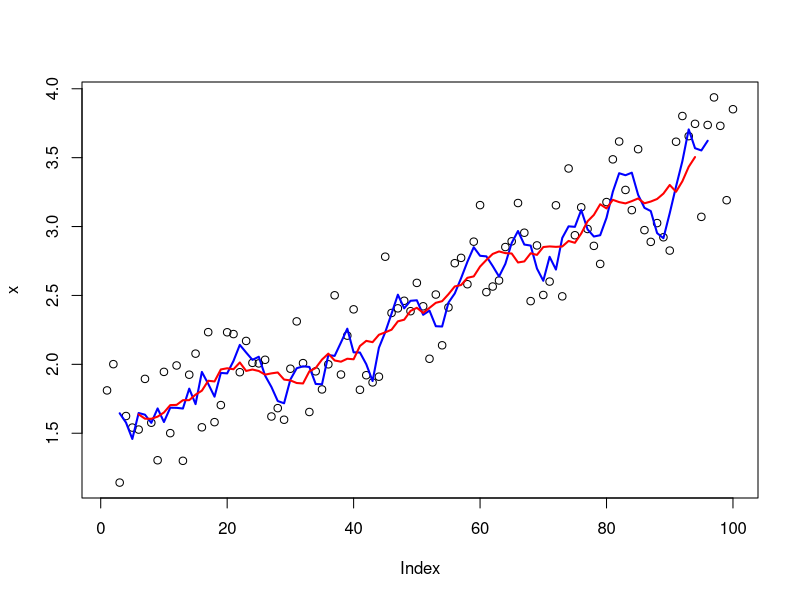
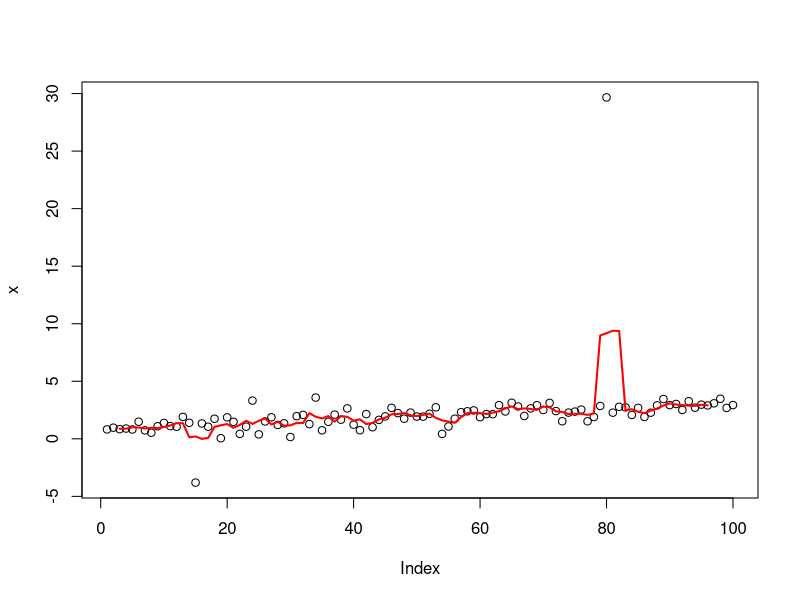
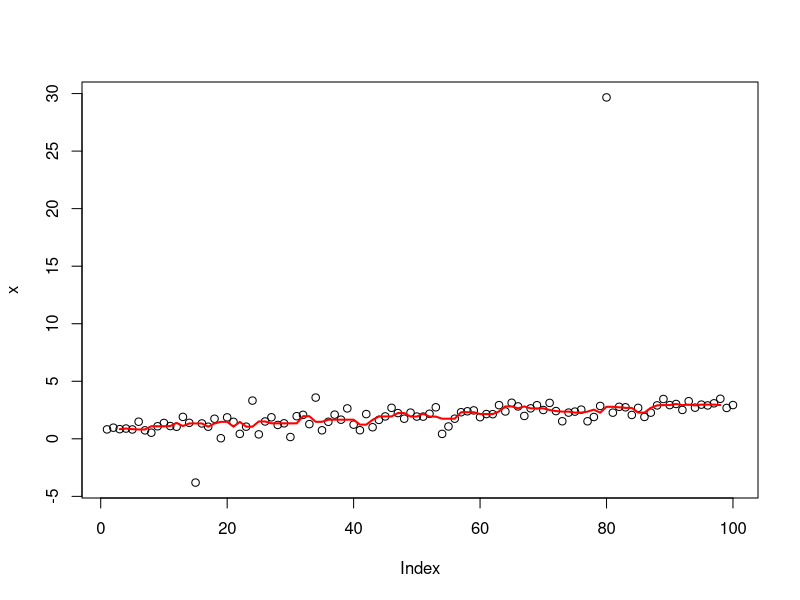

Write the R code that produced these figures, in order. (Note: this script raises an error after producing the figures.)
# Functionals -------------------------------------------------------------
# Functionals take a function as an input and return a vector as an output. For 
# e.g.
randomise <- function(f) {
 f(runif(1e3))
}
randomise(mean)
randomise(mean)
randomise(sum)

# Three frequently used functionals are lapply, apply, and tapply. Functionals are
# a common alternative to for loops. Although for loops can be slow, it is mainly
# the fact that they can be inclear ito what they are iterating over, i.e. they 
# are not very expressive. Functionals are also useful for encapsulating common
# data manipulation tasks like split-apply-combine, for thinking 'functionally'
# and for working with mathematical functions.

# Functionals also reduce code bugs. Note that it is always important to first
# build the tools and functions for the problem. Once you have solved the problem,
# then one can focus on speed.

## My first functional: lapply() -------------------------------------------
# The simplest functional is lapply(). lapply() takes a function, applies it to
# each element in a list, and returns the results in the form of a list. Although
# lapply() is written in C for performance, we can create a simple R 
# implementation that does the same thing:
lapply2 <- function(x, f, ...) {
 out <- vector("list", length(x))
 for (i in seq_along(x)) {
  out[[i]] <- f(x[[i]], ...)
 }

  out

}
# From the above code, one can see that lapply() is a wrapper function for a 
# common loop pattern: create a container output, apply f() to each component of
# a list, and fill the container with the results. All other for loop functionals
# are variations of this theme: they simply use different types of input or 
# output.

### Looping patterns --------------------------------------------------------
# It's useful to remember that there are three basic ways to loop over a vector:
 # 1. loop over the elements: for (x in s)
 # 2. loop over the numeric indices: for (i in seq_along(xs))
 # 3. loop over the names: for (nm in names(xs))

# The first form is usually not a good choice for a for loop because it leads to
# inefficient ways of saving output. It's slow because each time you extend the
# vector, R has to copy in all of the existing elements. This is the easiest with
# the second form:
xs <- runif(1e3)
res <- numeric(length(xs))
for (i in seq_along(xs)) {
 res[i] <- sqrt(xs[i])
}

# Just as there three basic ways to use a for loop, there are three basic ways
# to use lapply():
lapply(xs, function(x) {})
lapply(seq_along(xs), function(i) {})
lapply(names(xs), function(nm) {})

### Exercises ---------------------------------------------------------------
# Use both for loops and lapply() to fit linear models to the mtcars using the
# formulas stored in this list:
formulas <- list(
 mpg ~ disp,
 mpg ~ I(1 / disp),
 mpg ~ disp + wt,
 mpg ~ I(1 / disp) + wt
)

# Create input list:
data_out <- as.list(numeric(length(formulas)))
# Loop over list:
for (i in seq_along(formulas)) {
 data_out[[i]] <- lm(formulas[[i]], data = mtcars)

 print(data_out) 
}
# lapply:
lapply(formulas, lm, data = mtcars)

## For loop functionals: friends of lapply() -------------------------------
# The key to using functionals in place of for loops is recognising that common
# looping patterns are already implemented in existing base functionals. Once
# you've mastered base functionals, the next step is to write your own: if you're
# duplicating the same looping patterns in many places, you should extract it
# out into its own.

### Vector output: sapply() and vapply() ------------------------------------
# sapply and vapply simplify their output to be an atomic vector. vapply() is 
# better suited for use within other functions, than sapply(). For example, 
# when given an empty list, sapply() returns another empty list instead of the
# more correct zero-length vector.
sapply(mtcars, is.numeric)
vapply(mtcars, is.numeric, logical(1))
sapply(list(), is.numeric)
vapply(list(), is.numeric, logical(1))
# ... so, if the function returns results of different types or lengths, sapply()
# will silently return a list, while vapply() will throw an error. Hence, sapply
# is dangerous when writing functions.

### Multiple inputs: map (and mapply) ---------------------------------------
# Briefly, Map is useful when you want to use a function with two inputs. For
# example, weighted mean(). Map() is equivalent to mapply() but with simplify = 
# FALSE; mapply can add more complication for little gain.

### Rolling computations ----------------------------------------------------
# You can create your own functionals too. For example, if you were interested 
# in smoothing your data using a rolling (or running) mean function:
roll_mean <- function(x, n) {
 out <- rep(NA, length(x))
 
 offset <- trunc(n/ 2)
 
 for (i in (offset + 1):(length(x) - n + offset - 1)) {
  out[i] <- mean(x[(i - offset):(i + offset - 1)])
 }
 
 out
}
# Create simulated data:
x <- seq(1, 3, length = 1e2) + runif(1e2)
plot(x)
lines(roll_mean(x, 5), col = "blue", lwd = 2)
lines(roll_mean(x, 10), col = "red", lwd = 2)

# In this case, if the noise was more variable (i.e. it has a longer tail), you
# might worry that the rolling mean was too sensitive to outliers. Instead, you
# might want to compute a rolling median:
x <- seq(1, 3, length = 1e2) + rt(1e2, df = 2) / 3
plot(x)
lines(roll_mean(x, 5), col = "red", lwd = 2)

# To change roll_mean to roll_median, all you need to do is replace mean with 
# median inside loop. Instead of copy/paste, we could extract the idea of 
# computing a rolling summary into its own function:
roll_apply <- function(x, n, f, ...) {
 # Create out vector
 out <- rep(NA, length(x))
 # Offset
 offset <- trunc(n / 2)
 # Loop over data:
 for (i in (offset + 1):(length(x) - n + offset + 1)) {
  out[i] <- f(x[(i - offset):(i + offset)], ...)
 }
 # Print:
 out
}
plot(x)
lines(roll_apply(x, 5, median), col = "red", lwd = 2)

### Parallelisation ---------------------------------------------------------
# Since we can compute each element in any order, it is easy to dispatch the 
# tasks to different cores, and compute them in parallel. This is what
# parallel::mcapply and parallel:map do.
library(parallel)
unlist(mclapply(1:10, sqrt, mc.cores = 4))

# Important note: in this case, mclapply is actually *slower* than lapply. This
# is because the cost of individual computations is low, and additional work is
# needed to send the computation to different cores and collect results.

# If we use a different example, however, by taking bootstrap replicates of a
# linear model, the advantages are clear:
boot_df <- function(x) {
 x[sample(nrow(x), replace = TRUE), ]

 }

r_sqrd <- function(mod) {
 summary(mod)$r.square
 
}

boot_lm <- function(i) {
 r_sqrd(lm(mpg ~ wt + disp, data = boot_df(mtcars)))

 }

# Without parallelisation:
system.time(lapply(1:500, boot_lm))
# With parallelosation:
system.time(mclapply(1:500, boot_lm, mc.cores = 2))

# Note: increasing the number of cores will not always lead to linear gains,
# switching from lapply or Map to its parallel forms can dramatically improve
# computational performance!

## Exercises 11.2.5 ----------------------------------------------------------
# 1.
## a)
df_1 <- data.frame(
 x = sample(x = 1:10, size = 100, replace = TRUE),
 y = rt(n = 100, df = 2),
 z = rbeta(n = 100, shape1 = 0.5, shape2 = 0.5)
 )
vapply(df_1, sd, FUN.VALUE = numeric(1))

## b)
if (vapply(mtcars, is.numeric, FUN.VALUE = logical(1))) {
 vapply(mtcars, sd, FUN.VALUE = numeric(1))
 }
# Exercises are interesting but relatively easy - moving on...

## Manipulating matrices and data frames -----------------------------------
# This section will cover three categories of data structure functionals:

# apply(), sweep(), outer(), and how they work with matrices
# tapply() summarises a vector by groups defined by another vector
# the plyr::package, which generalises tapply() to make it easy to work with 
# data frames, lists, or arrays as inputs, and data frames, lists, or arrays as
# outputs.

### Matrix and array operations ---------------------------------------------
# First off, apply() is a variant of sapply() that works with matrices and 
# arrays. It can be thought of as an operation that summarises a matrix or array
# by collapsing each row or column to a single number. It has four arguments:

# x, the matrix or array to summarise
# MARGIN, an integer vector giving the dimensions to summarise over: 1 = rows, 2
#  = columns, etc.
# FUN, a summary function
# ..., other arguments passed to FUN

# A typical example of apply() looks like this:
a <- matrix(1:20, nrow = 5)
apply(X = a, MARGIN = 1, FUN = mean)
apply(X = a, MARGIN = 2, FUN = mean)

# There are a few caveats to apply(). It doesn't simplify argument, so you can 
# never be completely sure what type of output you'll get. This means that 
# apply() is *not* safe to use inside a function unless you carefully check the
# inputs. apply() is also not idempotent in the sense that if the summary 
# function is the identity operator, the output is not always the same as the 
# input:
a_1 <- apply(a, 1, identity)
identical(a, a_1)
# But if you transpose rows to columns:
identical(a, t(a_1))
# But again...
a_2 <- apply(a, 2, identity)
identical(a, a_2)

# Tip: you can put n-dimensional arrays back in the right order using aperm(), 
# or use plyr::aaply(), which is idempotent.

# Another functional is sweep(), which allows you to "sweep" out the values of
# a summary statistic. It is often used with apply() to standardise arrays. The
# following example scales the rows of a matrix so that values lie between 0
# and 1:
x <- matrix(rnorm(
 n = 20, mean = 0, sd = 1), nrow = 4)
x_1 <- sweep(x = x, MARGIN = 1, apply(X = x, MARGIN = 1, min), FUN = `-`)
x_2 <- sweep(x = x_1, MARGIN = 1, apply(X = x_1, MARGIN = 1, max), FUN = `/`)

# The final matrix functional is outer(). It is a little different in that it 
# takes multiple vector inputs and creates and creates a matrix or array output
# where the input function is run over every combination of the inputs, for 
# example...
# Create a times table:
outer(X = 1:3, Y = 1:10, "*")

## Group apply -------------------------------------------------------------
# You can think about tapply() as a generalisation to apply() that allows for
# "ragged" arrays, arrays where each row can have a different number of columns.
# This is often needed when you're trying to summarise a data set. E.g., imagine
# you collected pulse rate data from a trial, and you want to comapre the two
# groups:
pulse <- round(
 rnorm(n = 22, mean = 70, sd = 10/3)) + rep(c(0, 5), c(10, 12))
group <- rep(c("A", "B"), c(10, 12))
# Use tapply():
tapply(pulse, group, length)
tapply(pulse, group, mean)

# tapply() by creating a "ragged" data structure from a set of inputs, and then
# applying the function to the x_i of j.

# Note: you can use split(group, pulse) to create a list too!

## Manipulating lists ------------------------------------------------------
# Another way of thinking about functionals is as a set of general tools for 
# altering, subsetting, and collapsing lists. Every functional programming 
# language has three tools for this: Map(), Reduce(), and Filter(). We've seen
# Map(). Reduce() extends two-argument functions, and Filter(), a member of an
# important class of functionals that work with predicates (functions that retun
# binary logic).

### Reduce() ----------------------------------------------------------------
# Reduce() reduces a single vector x to a single value i by recursively calling
# a function f, two arguments at a time. It combines the first two elements with
# f, then combines the result of that call with the third element, and so on.
# Calling Reduce(f, 1:3) is equivalent to f(f(1, 2), 3). Reduce is also known as
# fold because it folds together adjacent elements in the list.

# The following two examples show what Reduce() does with an infix and prefix
# function:
Reduce(f =`+`, x = 1:3) # -> ((1+2) + 3)
Reduce(f = sum, x = 1:3) # -> sum(sum(1, 2), 3)

### Predicate functionals ---------------------------------------------------
# A predicate functional returns a single binary logic, for example is.character, 
# all, or is.NULL. There are three useful predicate functionals in base R:
# Filter(), Find(), and Position()

# Note: is.na returns a logical vector the same length as the input, rather than
# a single binary logic statement. Hence, it is not a 'true' predicate 
# functional.

# Exercise: use Filter() and vapply() to create a function that applies a 
# summary statistic to every numeric column in a data frame
df <- data.frame(x = rnorm(n = 10, mean = 0, sd = 10/3), 
                 y = letters[1:10])
# Done:
vapply(Filter(is.numeric, df),  mean, FUN.VALUE = 1)

### Mathematical functionals ------------------------------------------------
# Functionals are very common in mathematics. The limit, maximum, the roots, and
# the definite integral are all functionals: given a function, return a single 
# number (or vector of numbers). At first, these functionals don't seem to fit 
# in with the theme of elimnating loops, but if you dig deeper you'll find out
# that they are implemented using an algorithm that involves interation. 
# Examples are:
# intergrate() finds the AUC defined by some function f()
# uniroot() finds the root of some function f()
# optimise() finds the location of highest (or lowest) value of some function
# of f()

# Below explores how these functions operate using a simple function, sin():
integrate(f = sin, lower = 0, upper = pi)
str(uniroot(f = sin, interval = pi * c(1 / 2, 3 / 2)))
str(optimise(f = sin, interval = c(0, 2 * pi)))
str(optimise(f = sin, interval = c(0, 2 * pi), maximum = TRUE))

# In statistics, optimisation is often used for maximum likelihood estimation 
# (MLE). In MLE, we have two sets of parameters: the data, which is fixed for a
# given problem, and the parameters, which vary as we try to find the most 
# likely parameter value for the data. These two sets of parameters make the 
# problem well-suited for closures. Combining closures with optimisation give 
# rise to the following approach to solving MLE problems.

# The following shows how we might find the MLE estimate for /delta, if our data
# come from a dpois. First we create a function factory that, given a dataset,
# returns a function that computes the negative likelihood (NLL) for parameter
# \lambda. In R, it's common to work with the negative since optimise defaults
# to finding the min.
poisson_NLL <- function(x) {
 n <- length(x)
 sum_x <- sum(x)
 function(lambda) {
  n * lambda - sum_x * log(lambda) # + terms not involving lambda
 }
}
# Now optimise allows us to compute the most likely values:
x_1 <- c(41, 30, 31, 38, 29, 24, 30, 29, 31, 38)
x_2 <- c(6, 4, 7, 3, 3, 7, 5, 2, 2, 7, 5, 4, 12, 6, 9)
NLL_1 <- poisson_NLL(x_1)
NLL_2 <- poisson_NLL(x_2)
optimise(NLL_1, interval = c(0, 100))$minimum # so, for parameter interval 0-100
optimise(NLL_2, interval = c(0, 100))$minimum # so, for parameter interval 0-100

## Exercises 11.5.1 --------------------------------------------------------
# Implement arg_max. It should take a function and a vector of inputs, and 
# return the elements of the input where the function returns the highest value.
# For example, arg_max(-10:5, function(x) x ^ 2) should return -10

# arg_max function:
arg_max <- function(f, x) {
 round(x = optimise(f, interval = x, maximum = TRUE)$maximum, digits = 0)
}
# Create some function
some_func <- function(x) {
 x ^ 2
}
# Test:
arg_max(f = some_func, x = c(-10:5))
# arg_min function:
arg_min <- function(f, x) {
 round(x = optimise(f, interval = x)$minimum, digits = 0)
}
# Test:
arg_min(f = some_func, x = c(1:5))

## Loops that should be left as is -----------------------------------------
# Some loops have no natural functional equivalent. There are three common cases:
#  modifying in place
#  recursive functions
#  while loops

# It's possible to torture these problems to use a functional, but it's not a
# good idea. It will lead to code that is harder to understand, eliminating the
# main reason for using functionals in the first case.

### Modifying in place ------------------------------------------------------
# If you need to modify a part of an existing data frame, it is often better to
# to use a for loop. For example, the following code performs a variable-by-
# variable transformation by matching the names of a list of functions to the
# names of the variables in the data frame:
trans <- list(
 disp = function(x) x * 0.0163871,
 am = function(x) factor(x, levels = c("auto", "manual"))
)
for (var in names(trans)) {
 mtcars[[var]] <- trans[[var]](mtcars[[var]])
}

# We wouldn't normally use lapply() to replace this loop directly, but it is 
# *possible*. Just replace the loop with lapply() by using <<-:
lapply(names(trans), function(var) {
 mtcars[[var]] <<- trans[[var]](mtcars[[var]])
})
# The point is is that it is much less readable.

### Recursive relationships -------------------------------------------------
# It's hard to convert a for loop into a functional when the relationship 
# between elements is not independent, or is defined recursively. For example,
# exponential smoothing works by taking a weighted average of the current and
# previous data points. The exps() function below implements exponential 
# smoothing with a for loop.
exps <- function(x, alpha) {
 s <- numeric(length(x) + 1)
 for (i in seq_along(s)) {
  if (i == 1) {
   s[i] <- x[i]
  } else {
   s[i] <- alpha * x[i - 1] + (1 - alpha) * s[i - 1]
  }
 }
 s
}
x <- runif(6)
exps(x, 0.5)
